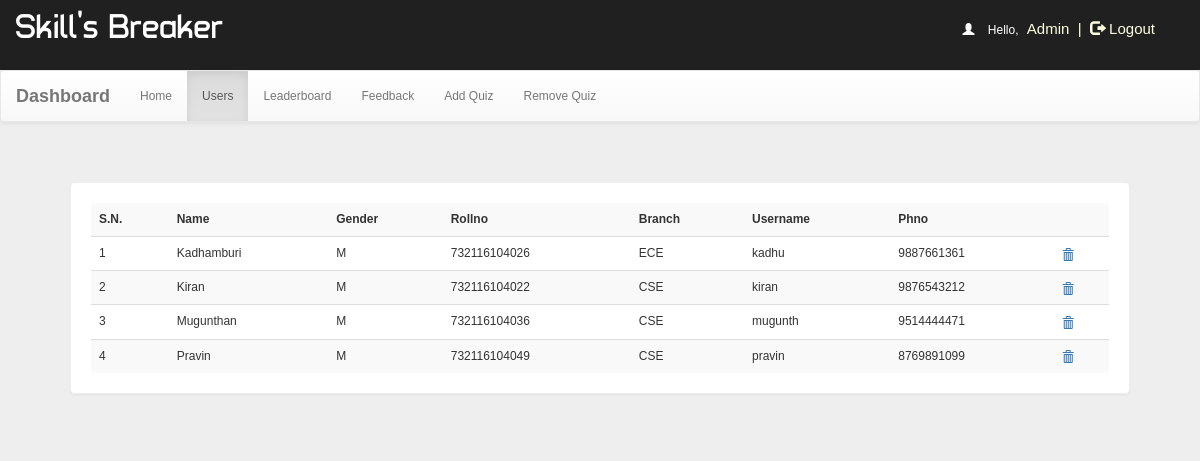
Page /dash.php?q=1 (signed in) on the committed database.
### tables this page shows
CREATE TABLE `user` (
  `id` int(100) NOT NULL,
  `name` varchar(50) NOT NULL,
  `rollno` varchar(20) NOT NULL,
  `branch` varchar(20) NOT NULL,
  `gender` varchar(5) NOT NULL,
  `username` varchar(50) NOT NULL,
  `phno` bigint(20) NOT NULL,
  `password` varchar(50) NOT NULL
);

### dash.php (the view, shortened to what this page needs)
<!DOCTYPE html PUBLIC "-//W3C//DTD XHTML 1.0 Transitional//EN" "http://www.w3.org/TR/xhtml1/DTD/xhtml1-transitional.dtd">
<html xmlns="http://www.w3.org/1999/xhtml">
<head>
<link  rel="stylesheet" href="css/bootstrap.min.css"/>
 <link  rel="stylesheet" href="css/bootstrap-theme.min.css"/>
 <link rel="stylesheet" href="css/main.css">
 <link  rel="stylesheet" href="css/font.css">
</head>
<body  style="background:#eee;">
<body  style="background:#eee;">
<div class="header">
<div class="row">
<div class="col-lg-6">
<span class="logo">Skill's Breaker</span></div>
<?php
include_once 'dbConnection.php';
if (!(isset($_SESSION['username']))  || ($_SESSION['key']) != '54585c506829293a2d4c3b68543b316e2e7a2d277858545a36362e5f39') {
    session_destroy();
    header("location:index.php");
} else {
    $name     = $_SESSION['name'];
    echo '<span class="pull-right top title1" ><span style="color:white"><span class="glyphicon glyphicon-user" aria-hidden="true"></span>&nbsp;&nbsp;&nbsp;&nbsp;Hello,</span> <span class="log log1" style="color:lightyellow">' . $name . '&nbsp;&nbsp;|&nbsp;&nbsp;<a href="logout.php?q=account.php" style="color:lightyellow"><span class="glyphicon glyphicon-log-out" aria-hidden="true"></span>&nbsp;Logout</button></a></span>';
}
?>
</div></div>
<nav class="navbar navbar-default title1">
  <div class="container-fluid">
    <div class="navbar-header">
      <a class="navbar-brand" href="dash.php?q=0"><b>Dashboard</b></a>
    </div>
    <div class="collapse navbar-collapse" id="bs-example-navbar-collapse-1">
      <ul class="nav navbar-nav">
        <li <?php
if (@$_GET['q'] == 0)
    echo 'class="active"';
?>><a href="dash.php?q=0">Home<span class="sr-only">(current)</span></a></li>
        <li <?php
if (@$_GET['q'] == 1)
    echo 'class="active"';
?>><a href="dash.php?q=1">Users</a></li>
    <li <?php
if (@$_GET['q'] == 2)
    echo 'class="active"';
?>><a href="dash.php?q=2">Leaderboard</a></li>
    <li <?php
if (@$_GET['q'] == 3)
    echo 'class="active"';
?>><a href="dash.php?q=3">Feedback</a></li>
        <li <?php
if (@$_GET['q'] == 4)
    echo 'class="active"';
?>><a href="dash.php?q=4">Add Quiz</a></li>
        <li <?php
if (@$_GET['q'] == 5)
    echo 'class="active"';
?>><a href="dash.php?q=5">Remove Quiz</a></li>
      </ul>
          </div>
  </div>
</nav>
<div class="container">
<div class="row">
<div class="col-md-12">
<?php
if (@$_GET['q'] == 1) {
    $result = mysqli_query($con, "SELECT * FROM user") or die('Error');
    echo '<div class="panel"><table class="table table-striped title1">
<tr><td style="vertical-align:middle"><b>S.N.</b></td><td style="vertical-align:middle"><b>Name</b></td><td style="vertical-align:middle"><b>Gender</b></td><td style="vertical-align:middle"><b>Rollno</b></td><td style="vertical-align:middle"><b>Branch</b></td><td style="vertical-align:middle"><b>Username</b></td><td style="vertical-align:middle"><b>Phno</b></td><td style="vertical-align:middle"></td></tr>';
    $c = 1;
    while ($row = mysqli_fetch_array($result)) {
        $name      = $row['name'];
        $phno      = $row['phno'];
        $gender    = $row['gender'];
        $rollno    = $row['rollno'];
        $branch    = $row['branch'];
        $username1 = $row['username'];
        echo '<tr><td style="vertical-align:middle">' . $c++ . '</td><td style="vertical-align:middle">' . $name . '</td><td style="vertical-align:middle">' . $gender . '</td><td style="vertical-align:middle">' . $rollno . '</td><td style="vertical-align:middle">' . $branch . '</td><td style="vertical-align:middle">' . $username1 . '</td><td style="vertical-align:middle">' . $phno . '</td>
  <td style="vertical-align:middle"><a title="Delete User" href="update.php?dusername=' . $username1 . '"><b><span class="glyphicon glyphicon-trash" aria-hidden="true"></span></b></a></td></tr>';
    }
    echo '</table></div>';
}
?>
</div>
</div></div>
</body>
</html>

### css/main.css (style rules this page uses)
body { overflow-x:hidden;width:100%;font: 12px "Century Gothic", "Times Roman", sans-serif;background:#eee;min-height:550px;background-attachment:fixed; }
.panel { border-color:#eee;margin:40px;padding:20px;font: 15px "Century Gothic", "Times Roman", sans-serif; }
.header { background:#202020;height:70px; }
.logo { font-family:'typo';font-size:35px;color:#ffffff;margin:15px; }
.title1 { font: 12px "Century Gothic", "Times Roman", sans-serif; }
.top { margin-top:20px; }
.log1 { font: 15px 'Ubuntu', sans-serif;color:#0000ff;margin-left:10px; }
.log { margin:10px;margin-right:60px;margin-left:5px;color:#ffffb3;text-decoration:none;font-size:20px;font-size:15px; }

### rows in the picture
user: name "Kadhamburi", gender "M", rollno "732116104026", branch "ECE", username "kadhu", phno "9887661361"
user: name "Kiran", gender "M", rollno "732116104022", branch "CSE", username "kiran", phno "9876543212"
user: name "Mugunthan", gender "M", rollno "732116104036", branch "CSE", username "mugunth", phno "9514444471"
user: name "Pravin", gender "M", rollno "732116104049", branch "CSE", username "pravin", phno "8769891099"

### other values in the picture
$name "Admin"
